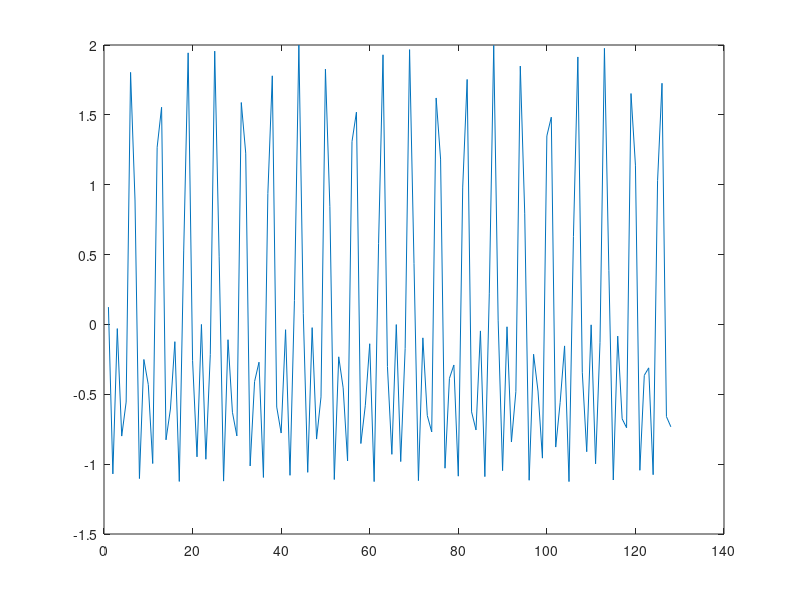
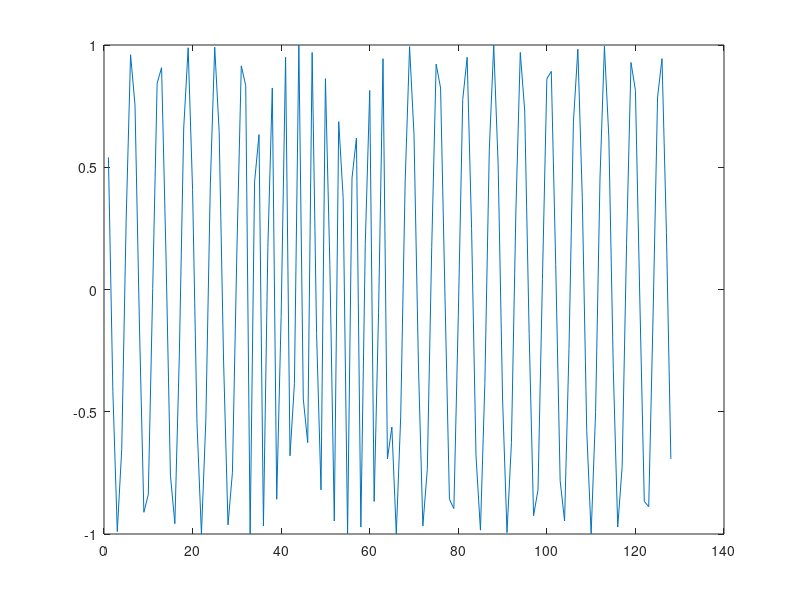
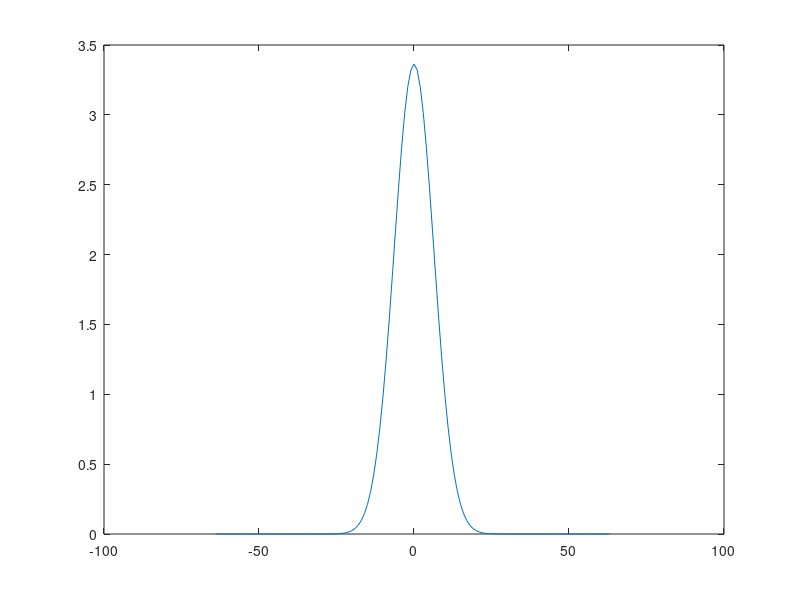

Here is the MATLAB script that generated these plots, in order: (Note: this script raises an error after producing the figures.)
close all;
clear all;
L=128;
t=1:L; 
N=L/2;
s1=cos(t)+cos(2*t);
s2(1:32)=cos(1:32);
s2(33:64)=cos((33:64)*2);
s2(65:128)=cos(65:128);

for n = 1:N
    b1(n)= sum(s1.*exp(-2*pi*i*n*t/L));
    b2(n)= sum(s2.*exp(-2*pi*i*n*t/L));
end
    
%plot(s1);
%figure;
%plot(s2);


deltam= 8;
M=16;
deltan = 4;
nn = 32;
nr = deltam * L;
dr = deltan * 2 * pi;

sig = sqrt(nr/dr);
it=-64:63;
coef=(pi * sig * sig)^.25;
h0=coef*exp(-(it.*it)/(2*sig*sig));
figure;
plot(t,s1);
figure;
plot(t,s2);
figure;
plot(it,h0);

for z = L:1:-1
    ind= mod(z+L/2,L)+1;
    h(z)=h0(ind);
end;
hold on;
plot(h);

ind=mod(it+L/2,L);
for k = 1 : length(ind)
    h(k) = h0(ind(k))
end;
plot(h);
dat = -400:399;

x = -16*pi : 0.1 : 16 * pi;
for k = 1 : length(x)
	if x(k) < -pi
		y(k) = cos(x(k)/(2*pi));
	elseif x(k) >= -pi && x(k) <  pi
		y(k) = cos(x(k)/pi);
	else
	y(k) = cos(x(k)/(2*pi));
	end
end
plot(x, y);
grid on;
